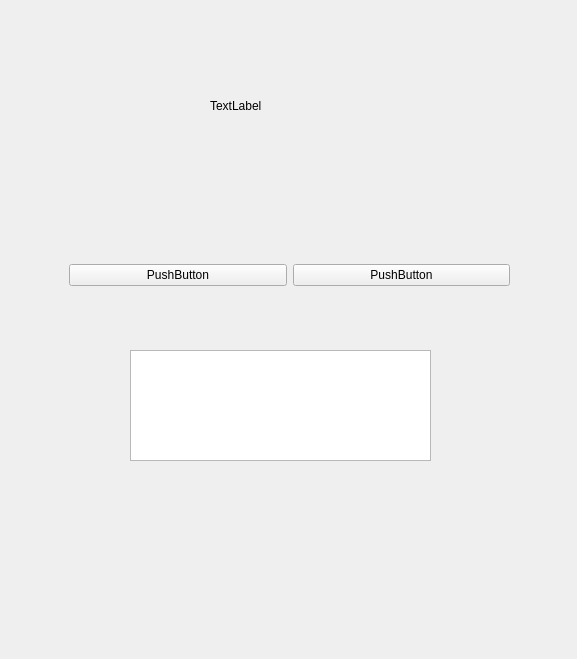
<?xml version="1.0" encoding="UTF-8"?>
<ui version="4.0">
 <class>Form</class>
 <widget class="QWidget" name="Form">
  <property name="geometry">
   <rect>
    <x>0</x>
    <y>0</y>
    <width>577</width>
    <height>659</height>
   </rect>
  </property>
  <property name="windowTitle">
   <string>Form</string>
  </property>
  <widget class="QWidget" name="horizontalLayoutWidget">
   <property name="geometry">
    <rect>
     <x>69</x>
     <y>210</y>
     <width>441</width>
     <height>131</height>
    </rect>
   </property>
   <layout class="QHBoxLayout" name="horizontalLayout">
    <item>
     <widget class="QPushButton" name="pushButton_2">
      <property name="text">
       <string>PushButton</string>
      </property>
     </widget>
    </item>
    <item>
     <widget class="QPushButton" name="pushButton">
      <property name="text">
       <string>PushButton</string>
      </property>
     </widget>
    </item>
   </layout>
  </widget>
  <widget class="QLabel" name="label">
   <property name="geometry">
    <rect>
     <x>210</x>
     <y>80</y>
     <width>151</width>
     <height>51</height>
    </rect>
   </property>
   <property name="text">
    <string>TextLabel</string>
   </property>
  </widget>
  <widget class="QTextBrowser" name="textBrowser">
   <property name="geometry">
    <rect>
     <x>130</x>
     <y>350</y>
     <width>301</width>
     <height>111</height>
    </rect>
   </property>
  </widget>
 </widget>
 <resources/>
 <connections/>
</ui>
